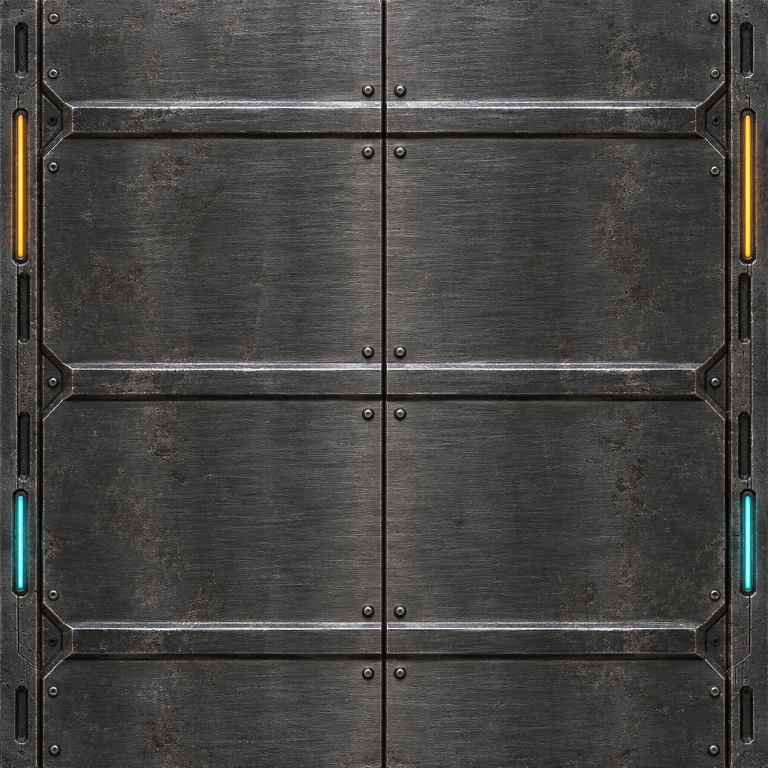
#> input picture assets/scene/v4/tex/door-panel.png, 1536 x 1536 px, found by its file name (shown at 1/2 size)
$ python derive-door-textures.py
#> lines starting #> are read from the running program, lines starting #| are printed output that depends on the picture
"""从 2.5D door-panel.png 派生 3D 门板贴图（albedo / normal / rough / emissive）。

门板是用户点名的 2.5D 真源，不重新生成；2026-11-11 统一为 768×768：
  · 外侧各裁 2.5%（避免与 3D 门柱双层竖框）
  · 50% 处切左右两扇
  · 每扇 1:2 画在 768² 画布的中央 384×768 区（UV 对应 u=0.25..0.75）
  · 从亮度派生 normal / roughness，从高饱和琥珀/青色像素派生 emissive 灯槽

用法：C:\\Python314\\python.exe 3d/tools/derive-door-textures.py
输出：3d/assets/textures/art-direction/door/
license：门板原图来自 2.5D 项目自有资产；派生图同许可。
"""
import os
import numpy as np
from PIL import Image

ROOT = os.path.dirname(os.path.dirname(os.path.dirname(os.path.abspath(__file__))))
SRC = os.path.join(os.path.dirname(ROOT), '新返航录', 'assets', 'scene', 'v4', 'tex', 'door-panel.png')
OUT = os.path.join(ROOT, '3d', 'assets', 'textures', 'art-direction', 'door')
os.makedirs(OUT, exist_ok=True)

W, H = 384, 768
SIZE = 768
PANEL_X = (SIZE - W) // 2
FILL = np.array([0.035, 0.038, 0.042], np.float32)


def save_rgb(name, arr, quality=90, fmt='jpg'):
    canvas = np.tile(FILL, (SIZE, SIZE, 1))
    canvas[:, PANEL_X:PANEL_X + W, :] = arr
    im = Image.fromarray((np.clip(canvas, 0, 1) * 255).astype(np.uint8), 'RGB')
    path = os.path.join(OUT, name + '.' + fmt)
    if fmt == 'jpg':
        im.save(path, quality=quality, optimize=True)
    else:
        im.save(path, optimize=True)
    return path


def save_gray(name, arr, quality=90):
    canvas = np.full((SIZE, SIZE), 0.5, np.float32)
    canvas[:, PANEL_X:PANEL_X + W] = arr
    im = Image.fromarray((np.clip(canvas, 0, 1) * 255).astype(np.uint8), 'L')
    path = os.path.join(OUT, name + '.jpg')
    im.save(path, quality=quality, optimize=True)
    return path


def normal_from_height(h, strength=2.0):
    gy, gx = np.gradient(h.astype(np.float32))
    nx, ny, nz = -gx * strength, -gy * strength, np.ones_like(h)
    ln = np.sqrt(nx * nx + ny * ny + nz * nz)
    return np.stack([nx / ln * 0.5 + 0.5, ny / ln * 0.5 + 0.5, nz / ln * 0.5 + 0.5], axis=-1)


def emissive_mask(rgb):
    """只保留灯槽的高饱和琥珀/青色；锈迹/拉丝不算。"""
    r, g, b = rgb[:, :, 0], rgb[:, :, 1], rgb[:, :, 2]
    mx = np.max(rgb, axis=-1)
    mn = np.min(rgb, axis=-1)
    sat = np.where(mx > 1e-5, (mx - mn) / np.maximum(mx, 1e-5), 0.0)
    amber = (r > g) & (g >= b) & (sat > 0.52) & (mx > 0.42)
    cyan = (b > g) & (g >= r) & (sat > 0.48) & (mx > 0.42)
    # 灯槽只在每半幅的最外侧 10%；中缝的暖色高光不是灯，不能发光
    h, w = rgb.shape[:2]
    edge = np.zeros((h, w), dtype=bool)
    edge[:, :max(1, int(w * 0.10))] = True
    edge[:, int(w * 0.90):] = True
    amber &= edge
    cyan &= edge
    out = np.zeros_like(rgb)
    out[amber] = np.array([1.0, 0.58, 0.12], np.float32)
    out[cyan] = np.array([0.10, 0.86, 1.0], np.float32)
    return out


def main():
    im = Image.open(SRC).convert('RGB')
#> im is the input picture: PIL image 1536x1536 RGB; mean R, G, B 69.5, 68.2, 66.2
    arr = np.asarray(im).astype(np.float32) / 255.0
    h, w, _ = arr.shape
#> h = 1536; w = 1536
    # 外侧各裁 2.5%（实测竖框在 2.5%/97.4%，裁掉后不会和 3D 门柱叠两层）
    x0 = int(round(w * 0.025))
#> x0 = 38
    x1 = int(round(w * 0.975))
#> x1 = 1498
    arr = arr[:, x0:x1, :]
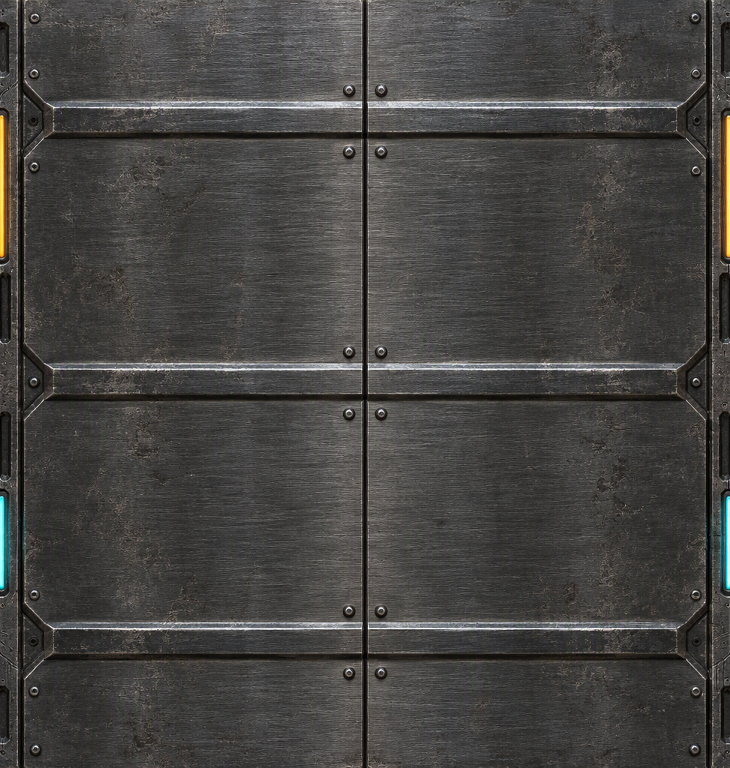
#> arr: shape (1536, 1460, 3) float32 (shown at 1/2 size); mean R, G, B 0.274, 0.268, 0.261
    mid = arr.shape[1] // 2
#> mid = 730
    halves = {'L': arr[:, :mid, :], 'R': arr[:, mid:, :]}
    for side, half in halves.items():
        alb = np.asarray(Image.fromarray((half * 255).astype(np.uint8)).resize(
            (W, H), Image.LANCZOS)).astype(np.float32) / 255.0
        # 轻微降饱和/压暗，贴合低照度场景；保留门板身份
        lum = alb[:, :, 0] * 0.299 + alb[:, :, 1] * 0.587 + alb[:, :, 2] * 0.114
        alb = np.clip(lum[:, :, None] * 0.18 + alb * 0.82, 0, 1)
        alb = np.clip(alb * 0.85, 0, 1)
        save_rgb('door_panel_%s_albedo' % side, alb, quality=91)
        height = lum
        nrm = normal_from_height(height, 2.0)
        save_rgb('door_panel_%s_normal' % side, nrm, quality=92)
        rough = np.clip(0.78 - 0.32 * lum, 0.38, 0.82)
        save_gray('door_panel_%s_rough' % side, rough, quality=90)
        emi = emissive_mask(alb)
        save_rgb('door_panel_%s_emissive' % side, emi, fmt='png')
        print('DOOR_TEX %s albedo/normal/rough/emissive %dx%d (canvas %dx%d)' % (side, W, H, SIZE, SIZE))
#> this loop made 2 passes
#> (side, h in emissive_mask, w in emissive_mask) on passes 1 to 2: ('L', 768, 384), ('R', 768, 384)
#| DOOR_TEX L albedo/normal/rough/emissive 384x768 (canvas 768x768)
#| DOOR_TEX R albedo/normal/rough/emissive 384x768 (canvas 768x768)
#> pass 1, in main, `alb = np.asarray(Image.fromarray((half * 255).astype(np.uint8)).resize..`:
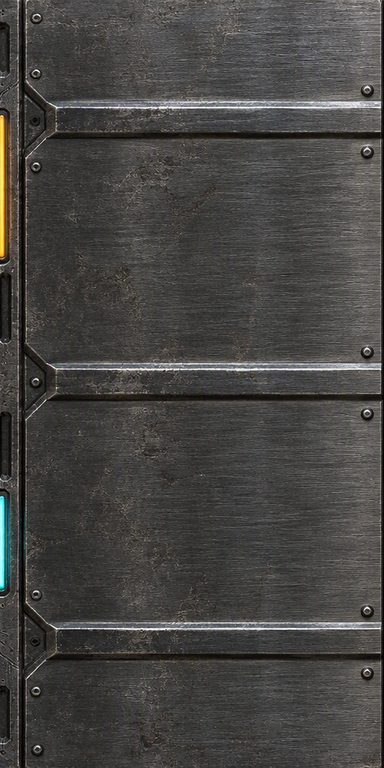
#> alb: shape (768, 384, 3) float32; mean of channels 0, 1, 2 0.277, 0.271, 0.263; drawn as R, G, B
#> pass 1, in main, `alb = np.clip(alb * 0.85, 0, 1)`:
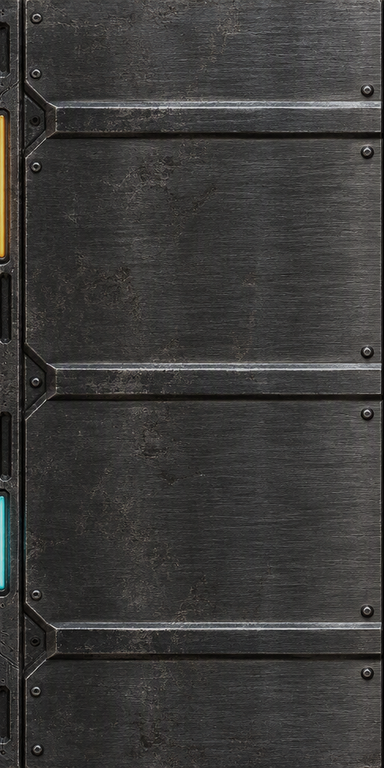
#> alb: shape (768, 384, 3) float32; mean of channels 0, 1, 2 0.235, 0.231, 0.225; drawn as R, G, B
#> after the loop:
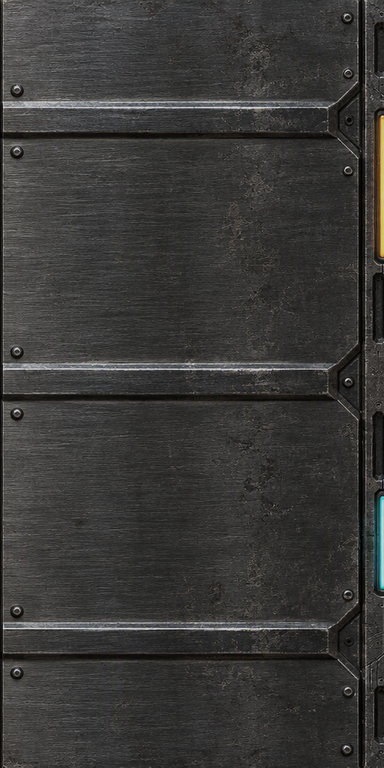
#> alb: shape (768, 384, 3) float32; mean of channels 0, 1, 2 0.228, 0.224, 0.219; drawn as R, G, B
#> after the loop:
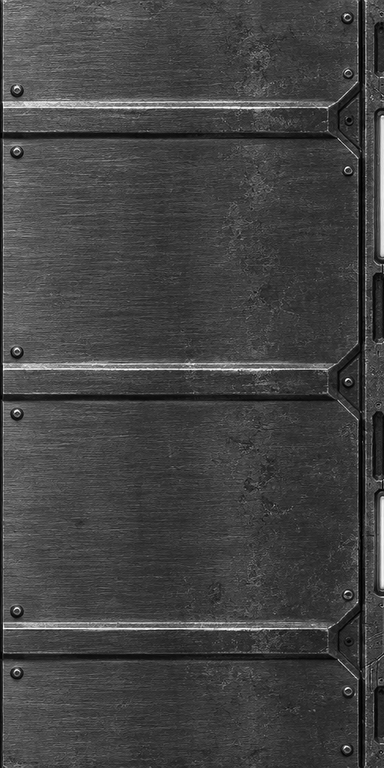
#> height: shape (768, 384) float32; min 0, max 1, mean 0.265
    print('DOOR_TEX_DONE ->', OUT)


if __name__ == '__main__':
    main()

$ run again, with tools/_bak/tex-hires-20261107162523/cafeteria-floor.png copied over assets/scene/v4/tex/door-panel.png
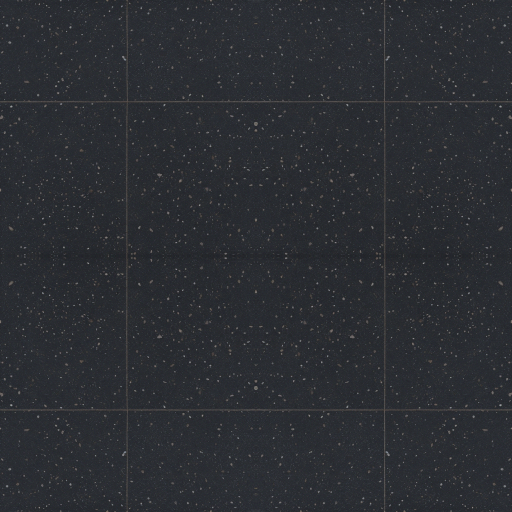
#> input picture tools/_bak/tex-hires-20261107162523/cafeteria-floor.png, 1024 x 1024 px, found by its file name (shown at 1/2 size)
#> in main, im is the input picture: PIL image 1024x1024 RGB; mean R, G, B 43.3, 45.8, 50.7
#> in main, `arr = arr[:, x0:x1, :]`:
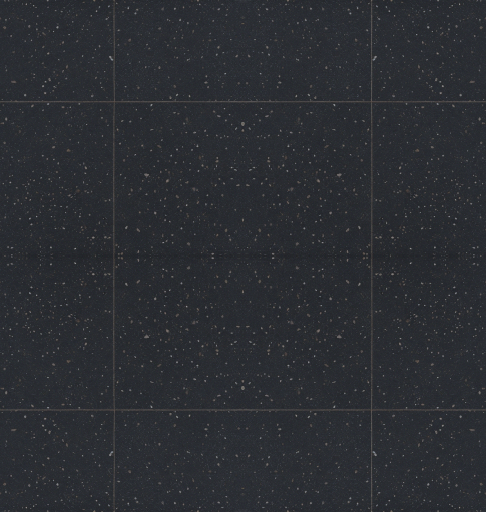
#> arr: shape (1024, 972, 3) float32 (shown at 1/2 size); mean R, G, B 0.17, 0.18, 0.199
#> the loop in main, `for side, half in halves.items():` made 2 passes
#> (side, h in emissive_mask, w in emissive_mask) on passes 1 to 2: ('L', 768, 384), ('R', 768, 384)
#> (printed output is left out)
#> after the loop in main, `for side, half in halves.items():`:
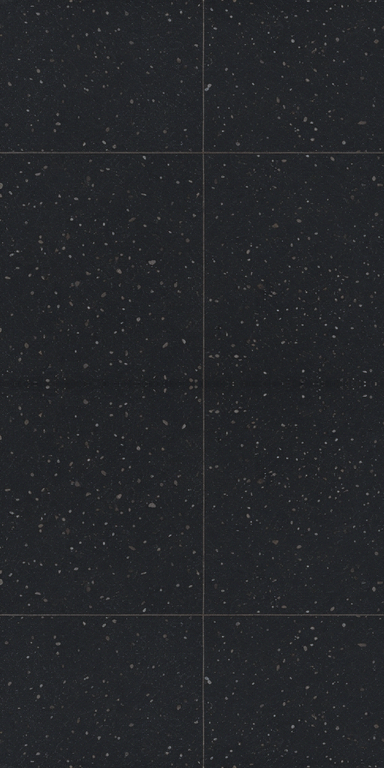
#> alb: shape (768, 384, 3) float32; mean of channels 0, 1, 2 0.146, 0.153, 0.166; drawn as R, G, B

$ run again, with tools/_bak/tex-hires-20261107162523/cafeteria-top.png copied over assets/scene/v4/tex/door-panel.png
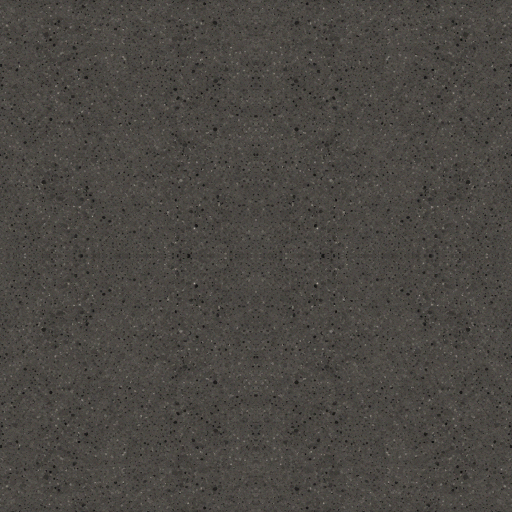
#> input picture tools/_bak/tex-hires-20261107162523/cafeteria-top.png, 1024 x 1024 px, found by its file name (shown at 1/2 size)
#> in main, im is the input picture: PIL image 1024x1024 RGB; mean R, G, B 74.4, 71.2, 66.6
#> in main, `arr = arr[:, x0:x1, :]`:
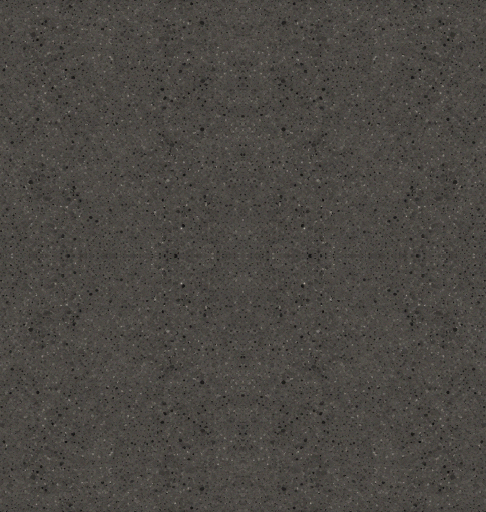
#> arr: shape (1024, 972, 3) float32 (shown at 1/2 size); mean R, G, B 0.292, 0.28, 0.262
#> the loop in main, `for side, half in halves.items():` made 2 passes
#> (side, h in emissive_mask, w in emissive_mask) on passes 1 to 2: ('L', 768, 384), ('R', 768, 384)
#> (printed output is left out)
#> after the loop in main, `for side, half in halves.items():`:
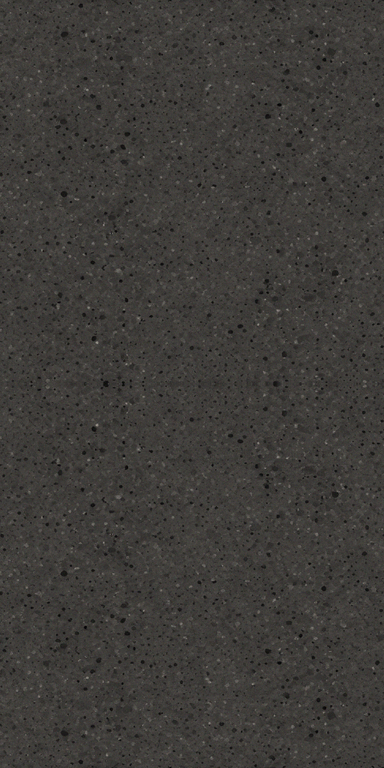
#> alb: shape (768, 384, 3) float32; mean of channels 0, 1, 2 0.246, 0.237, 0.225; drawn as R, G, B
